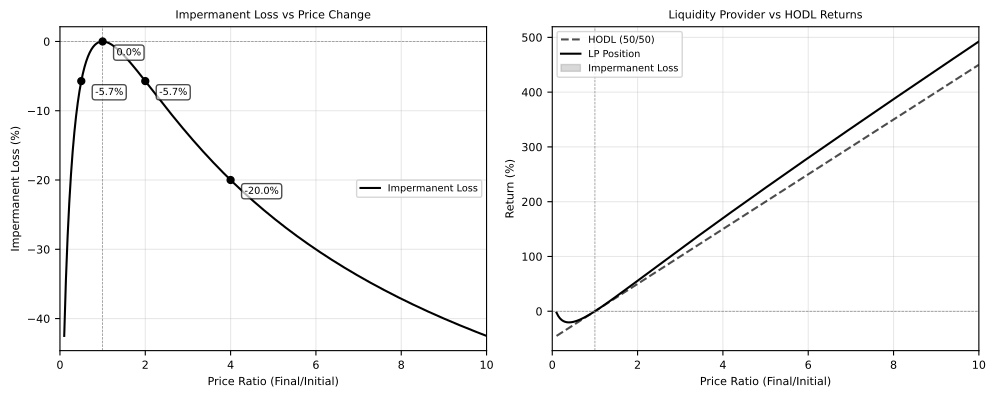

This figure's Python source:
"""
DeFi Impermanent Loss Calculator and Visualization

This script demonstrates the concept of impermanent loss in automated market makers (AMMs)
used in decentralized finance protocols.

Author: BSc Digital Finance Course
Date: 2025-12-07
"""

import numpy as np
import matplotlib.pyplot as plt
from pathlib import Path

# Set font size globally
plt.rcParams.update({'font.size': 8})

def calculate_impermanent_loss(price_ratio):
    """
    Calculate impermanent loss for a given price ratio.

    Parameters:
    -----------
    price_ratio : float
        Ratio of final price to initial price (P1/P0)

    Returns:
    --------
    float
        Impermanent loss as a percentage
    """
    # AMM formula: k = x * y (constant product)
    # IL = (2 * sqrt(price_ratio)) / (1 + price_ratio) - 1
    il = (2 * np.sqrt(price_ratio)) / (1 + price_ratio) - 1
    return il * 100

def calculate_hodl_return(price_ratio):
    """Calculate simple HODL return."""
    return ((price_ratio - 1) / 2) * 100  # Average of 50/50 portfolio

def main():
    # Generate price ratio range (0.1x to 10x)
    price_ratios = np.linspace(0.1, 10, 500)

    # Calculate impermanent loss for each ratio
    il_values = [calculate_impermanent_loss(pr) for pr in price_ratios]

    # Calculate HODL returns
    hodl_values = [calculate_hodl_return(pr) for pr in price_ratios]

    # Calculate LP returns (HODL - IL)
    lp_values = [hodl - il for hodl, il in zip(hodl_values, il_values)]

    # Create visualization
    fig, (ax1, ax2) = plt.subplots(1, 2, figsize=(10, 4))

    # Plot 1: Impermanent Loss vs Price Change
    ax1.plot(price_ratios, il_values, 'k-', linewidth=1.5, label='Impermanent Loss')
    ax1.axhline(y=0, color='gray', linestyle='--', linewidth=0.5)
    ax1.axvline(x=1, color='gray', linestyle='--', linewidth=0.5)

    # Highlight key points
    key_points = [0.5, 1.0, 2.0, 4.0]
    for point in key_points:
        il_at_point = calculate_impermanent_loss(point)
        ax1.plot(point, il_at_point, 'o', color='black', markersize=5)
        ax1.annotate(f'{il_at_point:.1f}%',
                    xy=(point, il_at_point),
                    xytext=(10, -10), textcoords='offset points',
                    fontsize=7, bbox=dict(boxstyle='round', facecolor='white', alpha=0.7))

    ax1.set_xlabel('Price Ratio (Final/Initial)', fontsize=8)
    ax1.set_ylabel('Impermanent Loss (%)', fontsize=8)
    ax1.set_title('Impermanent Loss vs Price Change', fontsize=8)
    ax1.grid(True, alpha=0.3)
    ax1.set_xlim(0, 10)
    ax1.legend(fontsize=7)

    # Plot 2: LP vs HODL comparison
    ax2.plot(price_ratios, hodl_values, 'k--', linewidth=1.5, label='HODL (50/50)', alpha=0.7)
    ax2.plot(price_ratios, lp_values, 'k-', linewidth=1.5, label='LP Position')
    ax2.axhline(y=0, color='gray', linestyle='--', linewidth=0.5)
    ax2.axvline(x=1, color='gray', linestyle='--', linewidth=0.5)

    # Fill area between HODL and LP (impermanent loss)
    ax2.fill_between(price_ratios, hodl_values, lp_values,
                     where=(np.array(hodl_values) >= np.array(lp_values)),
                     alpha=0.3, color='gray', label='Impermanent Loss')

    ax2.set_xlabel('Price Ratio (Final/Initial)', fontsize=8)
    ax2.set_ylabel('Return (%)', fontsize=8)
    ax2.set_title('Liquidity Provider vs HODL Returns', fontsize=8)
    ax2.grid(True, alpha=0.3)
    ax2.set_xlim(0, 10)
    ax2.legend(fontsize=7, loc='upper left')

    plt.tight_layout()

    # Save output
    output_path = Path(__file__).parent / 'defi_impermanent_loss.pdf'
    plt.savefig(output_path, format='pdf', dpi=300, bbox_inches='tight')
    print(f"Output saved to: {output_path}")

    # Print example calculations
    print("\nImpermanent Loss Examples:")
    print("-" * 50)
    examples = [
        ("No change (1x)", 1.0),
        ("2x increase", 2.0),
        ("5x increase", 5.0),
        ("50% decrease (0.5x)", 0.5),
        ("80% decrease (0.2x)", 0.2)
    ]

    for description, ratio in examples:
        il = calculate_impermanent_loss(ratio)
        print(f"{description:25s}: {il:6.2f}% loss")

    print("\nNote: IL is always negative (a loss), but can be offset by trading fees")

if __name__ == '__main__':
    main()
